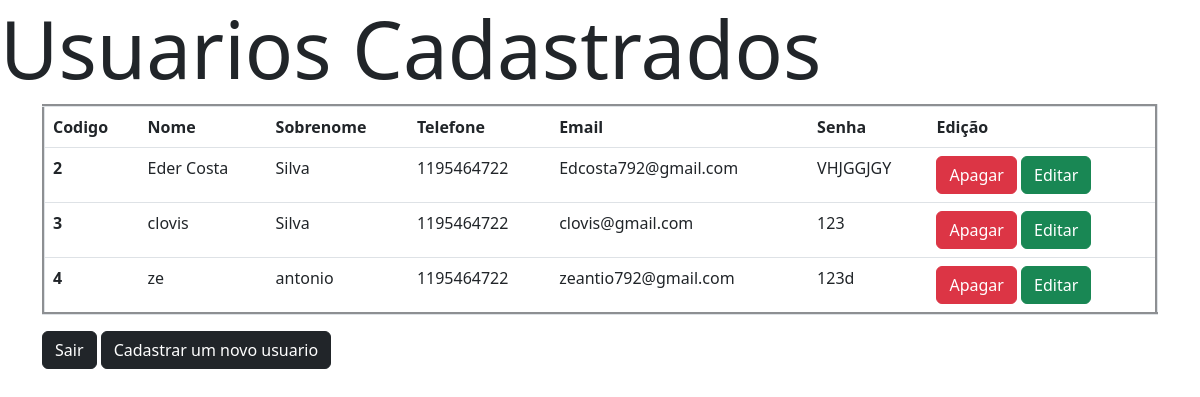
The app's page /usuarios.php with its own data.
### tables this page shows
CREATE TABLE IF NOT EXISTS `usuario` (
  `Id` int(11) NOT NULL AUTO_INCREMENT,
  `Nome` varchar(25) NOT NULL,
  `Sobrenome` varchar(50) NOT NULL,
  `Telefone` varchar(25) NOT NULL,
  `Email` varchar(50) NOT NULL,
  `Senha` varchar(255) NOT NULL,
  PRIMARY KEY (`Id`)
);

### usuarios.php (the view, shortened to what this page needs)
<?php
 include_once "conexao.php";
   $sql = "SELECT * FROM usuario";
            $res = mysqli_query($link, $sql);
?>
<!DOCTYPE html>
<html lang="pt-br">
<head>
<link href="https://cdn.jsdelivr.net/npm/bootstrap@5.2.0-beta1/dist/css/bootstrap.min.css" rel="stylesheet">
</head>
<body>
<h1 class="display-1">Usuarios Cadastrados</h1>
<div class="container">
    <table border="3" class="table">
      <thead>
        <tr>
          <th scope="col">Codigo</th>
          <th scope="col">Nome</th>
          <th scope="col">Sobrenome</th>
          <th scope="col">Telefone</th>
          <th scope="col">Email</th>
          <th scope="col">Senha</th>
          <th scope="col">Edição</th>
        </tr>
      </thead>
      <tbody>
        <?php
            while ($dado = mysqli_fetch_row($res)):
        ?>
        <tr>
          <th scope="row"><?php echo $dado[0] ?></th>
          <td><?php echo $dado[1]; ?></td>
          <td><?php echo $dado[2]; ?></td>
          <td><?php echo $dado[3]; ?></td>
          <td><?php echo $dado[4]; ?></td>
          <td><?php echo $dado[5]; ?></td>
          <td>
            <?php echo "<a class='btn btn-danger' href=delete.php?id=". $dado[0].">Apagar</a>";?>
            <?php echo "<a class='btn btn-success' href=editar.php?id=". $dado[0].">Editar</a>";?>
        </td>
        </tr>
        <?php endwhile;
  ?>
      </tbody>
    </table>
    <p>
      <form action="usuarios.php" method="POST">
        <button class="btn btn-dark  type="submit" name="sair">Sair</button>
       <a class="btn btn-dark" href="Cadastro.php">Cadastrar um novo usuario</a>
      </form>
    </p>
</div>
</body>
</html>

### records on screen
usuario: Id "2", Nome "Eder Costa", Sobrenome "Silva", Telefone "1195464722", Email "Edcosta792@gmail.com", Senha "VHJGGJGY"
usuario: Id "3", Nome "clovis", Sobrenome "Silva", Telefone "1195464722", Email "clovis@gmail.com", Senha "123"
usuario: Id "4", Nome "ze", Sobrenome "antonio", Telefone "1195464722", Email "zeantio792@gmail.com", Senha "123d"
